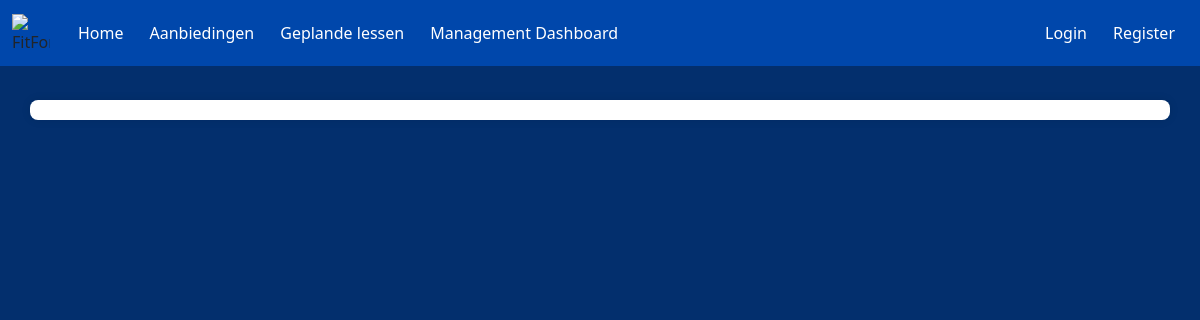
Before: /PerPeriode/AccountPerPeriode.php with the older database file.
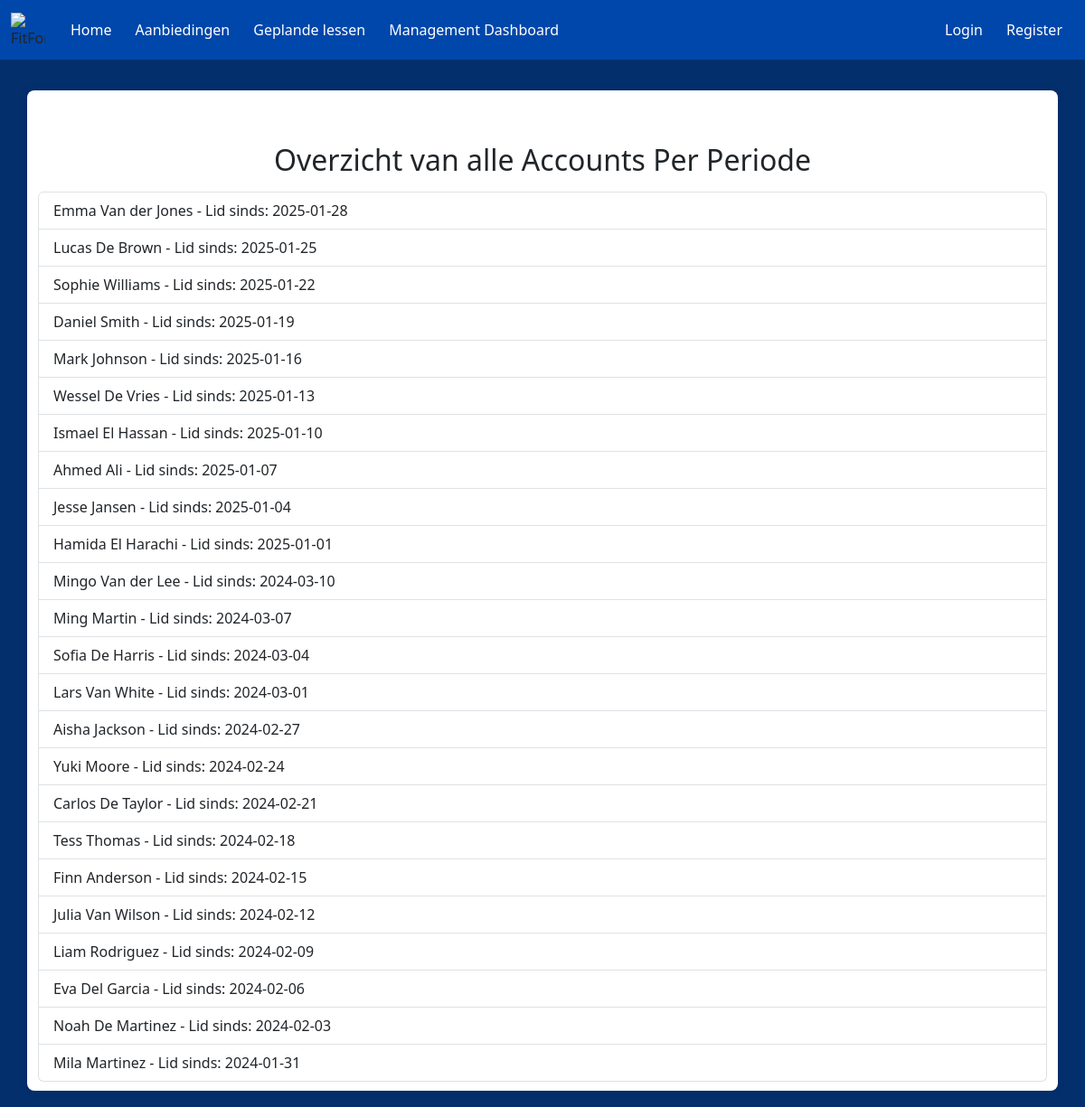
After: the same page with the newer database file.
### tables this page shows
CREATE TABLE LedenOverzicht
(
    user_id               INT(5)          UNSIGNED               NOT NULL   AUTO_INCREMENT,
    Nummer           MEDIUMINT                              NOT NULL,
    username         VARCHAR(50)                            NOT NULL,
    Voornaam         VARCHAR(150)                           NOT NULL,
    Tussenvoegsel    VARCHAR(50)                            NULL,
    Achternaam       VARCHAR(150)                           NOT NULL,
    Mobiel           VARCHAR(180)                           NOT NULL,
    Email            VARCHAR(255)                           NOT NULL,
    Lid_Sinds        DATE                                   NULL,
    rol              ENUM('Administrator','Medewerker','Lid','GastGebruiker') NULL,
    password         VARCHAR(255)                           NOT NULL,
    IsActief         BIT                                    NOT NULL    DEFAULT 1,
    Opmerking        VARCHAR(255)                           NULL        DEFAULT NULL,
    DatumAangemaakt  DATETIME(6)                            NOT NULL,
    DatumGewijzigd   DATETIME(6)                            NOT NULL,
    CONSTRAINT       PK_LedenOverzicht_user_id              PRIMARY KEY CLUSTERED(user_id)
);

### PerPeriode/AccountPerPeriode.php (the view, shortened to what this page needs)
<!doctype html>
<html lang="en">
  <head>
    <link rel="stylesheet" href="style.css">
    <link href="https://cdn.jsdelivr.net/npm/bootstrap@5.3.3/dist/css/bootstrap.min.css" rel="stylesheet">
  </head>
  <body>
  <nav class="navbar navbar-expand-lg fixed-top">
    <div class="container-fluid">
      <img class="logo"
        src="https://www.burda-forward.de/files/images/03_Media/Brands/FitForFun/BF_Media_Brands_FitForFun_logo.png"
        alt="FitForFun Logo">
      <div class="collapse navbar-collapse" id="navbarNav">
        <ul class="navbar-nav me-auto">
          <li class="nav-item">
            <a class="nav-link" href="../Homepagina/index.php">Home</a>
          </li>
          <li class="nav-item">
            <a class="nav-link" href="../AanbiedingenPagina/aanbiedingen.php">Aanbiedingen</a>
          </li>
          <li class="nav-item">
            <a class="nav-link" href="../LesOverzicht/public/lessen.php">Geplande lessen</a>
          </li>
          <li class="nav-item">
            <a class="nav-link" href="../AccountsOverzicht/login.php">Management Dashboard</a>
          </li>
            </ul>
            <?php
            if (isset($_SESSION['loggedin']) && $_SESSION['loggedin'] === true) {
              echo '<ul class="navbar-nav">
                  <li class="nav-item">
                    <a class="nav-link" href="../Accountgegevens/index.php">Accountinstellingen</a>
                  </li>
                  <li class="nav-item">
                    <a class="nav-link" href="../AccountsOverzicht/logout.php">Uitloggen</a>
                  </li>
                  </ul>';
            } else {
              echo '<ul class="navbar-nav">
                  <li class="nav-item">
                    <a class="nav-link" href="../AccountsOverzicht/login.php">Login</a>
                  </li>
                  <li class="nav-item">
                    <a class="nav-link" href="../PerPeriode/create.php">Register</a>
                  </li>
                  </ul>';
            }
            ?>
          </div>
        </div>
      </nav>
        <div class="container">
        <?php
            $mysqli = new mysqli("localhost", "root", "", "FitForFun");
            $result = $mysqli->query("SELECT Voornaam,Tussenvoegsel,Achternaam, Lid_Sinds  FROM LedenOverzicht ORDER BY Lid_Sinds DESC");
            if ($result->num_rows > 0) {
                echo str_repeat("<br>", 2);
                echo "<h2 class='mb-3 text-center'>Overzicht van alle Accounts Per Periode</h2><ul class='list-group'>";
                while ($row = $result->fetch_assoc()) {
                    echo "<li class='list-group-item d-flex justify-content-between align-items-center'>";
                    echo "<span>" . htmlspecialchars($row['Voornaam'] ) . " " .htmlspecialchars($row['Tussenvoegsel'] ?? '') . " " . htmlspecialchars($row['Achternaam']) . " - Lid sinds: " . htmlspecialchars($row['Lid_Sinds']) . "</span>";
                    echo "<span>";
                }
                echo "</ul>";
            } else {
                echo "";
            }
            ?>
                </div>
  </body>
</html>

Changed rows visible on the page:
added ledenoverzicht: Voornaam "Emma", Tussenvoegsel "Van der", Achternaam "Jones", Lid_Sinds "2025-01-28"
added ledenoverzicht: Voornaam "Lucas", Tussenvoegsel "De", Achternaam "Brown", Lid_Sinds "2025-01-25"
added ledenoverzicht: Voornaam "Sophie", Achternaam "Williams", Lid_Sinds "2025-01-22"
added ledenoverzicht: Voornaam "Daniel", Achternaam "Smith", Lid_Sinds "2025-01-19"
added ledenoverzicht: Voornaam "Mark", Achternaam "Johnson", Lid_Sinds "2025-01-16"
added ledenoverzicht: Voornaam "Wessel", Tussenvoegsel "De", Achternaam "Vries", Lid_Sinds "2025-01-13"
added ledenoverzicht: Voornaam "Ismael", Tussenvoegsel "El", Achternaam "Hassan", Lid_Sinds "2025-01-10"
added ledenoverzicht: Voornaam "Ahmed", Achternaam "Ali", Lid_Sinds "2025-01-07"
added ledenoverzicht: Voornaam "Jesse", Achternaam "Jansen", Lid_Sinds "2025-01-04"
added ledenoverzicht: Voornaam "Hamida", Tussenvoegsel "El", Achternaam "Harachi", Lid_Sinds "2025-01-01"
added ledenoverzicht: Voornaam "Mingo", Tussenvoegsel "Van der", Achternaam "Lee", Lid_Sinds "2024-03-10"
added ledenoverzicht: Voornaam "Ming", Achternaam "Martin", Lid_Sinds "2024-03-07"
added ledenoverzicht: Voornaam "Sofia", Tussenvoegsel "De", Achternaam "Harris", Lid_Sinds "2024-03-04"
added ledenoverzicht: Voornaam "Lars", Tussenvoegsel "Van", Achternaam "White", Lid_Sinds "2024-03-01"
added ledenoverzicht: Voornaam "Aisha", Achternaam "Jackson", Lid_Sinds "2024-02-27"
added ledenoverzicht: Voornaam "Yuki", Achternaam "Moore", Lid_Sinds "2024-02-24"
added ledenoverzicht: Voornaam "Carlos", Tussenvoegsel "De", Achternaam "Taylor", Lid_Sinds "2024-02-21"
added ledenoverzicht: Voornaam "Tess", Achternaam "Thomas", Lid_Sinds "2024-02-18"
added ledenoverzicht: Voornaam "Finn", Achternaam "Anderson", Lid_Sinds "2024-02-15"
added ledenoverzicht: Voornaam "Julia", Tussenvoegsel "Van", Achternaam "Wilson", Lid_Sinds "2024-02-12"
added ledenoverzicht: Voornaam "Liam", Achternaam "Rodriguez", Lid_Sinds "2024-02-09"
added ledenoverzicht: Voornaam "Eva", Tussenvoegsel "Del", Achternaam "Garcia", Lid_Sinds "2024-02-06"
added ledenoverzicht: Voornaam "Noah", Tussenvoegsel "De", Achternaam "Martinez", Lid_Sinds "2024-02-03"
added ledenoverzicht: Voornaam "Mila", Achternaam "Martinez", Lid_Sinds "2024-01-31"
Other visible differences:
text now shown: "Overzicht van alle Accounts Per Periode"
